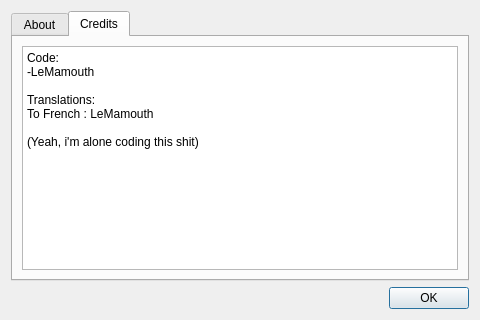
<?xml version="1.0" encoding="UTF-8"?>
<ui version="4.0">
 <class>AboutDialog</class>
 <widget class="QDialog" name="AboutDialog">
  <property name="windowModality">
   <enum>Qt::ApplicationModal</enum>
  </property>
  <property name="geometry">
   <rect>
    <x>0</x>
    <y>0</y>
    <width>480</width>
    <height>320</height>
   </rect>
  </property>
  <property name="minimumSize">
   <size>
    <width>480</width>
    <height>320</height>
   </size>
  </property>
  <property name="maximumSize">
   <size>
    <width>480</width>
    <height>320</height>
   </size>
  </property>
  <property name="windowTitle">
   <string>Dialog</string>
  </property>
  <property name="locale">
   <locale language="English" country="UnitedStates"/>
  </property>
  <layout class="QVBoxLayout" name="verticalLayout">
   <item>
    <widget class="QTabWidget" name="tabWidget">
     <property name="currentIndex">
      <number>1</number>
     </property>
     <widget class="QWidget" name="tab">
      <attribute name="title">
       <string>About</string>
      </attribute>
      <layout class="QHBoxLayout" name="horizontalLayout_2">
       <item>
        <widget class="QPlainTextEdit" name="aboutTextEdit">
         <property name="locale">
          <locale language="English" country="UnitedStates"/>
         </property>
         <property name="readOnly">
          <bool>true</bool>
         </property>
         <property name="plainText">
          <string>Name : ASimpleAndBasicTextEditor
Version : 1.0
Description : A simple text editor made with Qt and love &lt;3</string>
         </property>
        </widget>
       </item>
      </layout>
     </widget>
     <widget class="QWidget" name="tab_2">
      <attribute name="title">
       <string>Credits</string>
      </attribute>
      <layout class="QVBoxLayout" name="verticalLayout_2">
       <item>
        <widget class="QPlainTextEdit" name="plainTextEdit">
         <property name="readOnly">
          <bool>true</bool>
         </property>
         <property name="plainText">
          <string>Code:
-LeMamouth

Translations:
To French : LeMamouth

(Yeah, i'm alone coding this shit)</string>
         </property>
         <property name="backgroundVisible">
          <bool>false</bool>
         </property>
        </widget>
       </item>
      </layout>
     </widget>
    </widget>
   </item>
   <item>
    <layout class="QHBoxLayout" name="horizontalLayout">
     <item>
      <spacer name="horizontalSpacer">
       <property name="orientation">
        <enum>Qt::Horizontal</enum>
       </property>
       <property name="sizeHint" stdset="0">
        <size>
         <width>40</width>
         <height>20</height>
        </size>
       </property>
      </spacer>
     </item>
     <item>
      <widget class="QPushButton" name="pushButton">
       <property name="text">
        <string>OK</string>
       </property>
      </widget>
     </item>
    </layout>
   </item>
  </layout>
 </widget>
 <resources/>
 <connections>
  <connection>
   <sender>pushButton</sender>
   <signal>clicked()</signal>
   <receiver>AboutDialog</receiver>
   <slot>close()</slot>
   <hints>
    <hint type="sourcelabel">
     <x>433</x>
     <y>296</y>
    </hint>
    <hint type="destinationlabel">
     <x>474</x>
     <y>305</y>
    </hint>
   </hints>
  </connection>
 </connections>
</ui>
